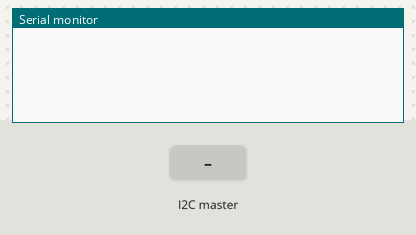
The sketch below on a simulated Arduino Uno, built with avr-gcc and run on an emulated ATmega328P. On the bench: the last lines printed to the serial monitor. The inputs (shaded band) are chosen by the test bench.

Above: at 1.2 s.
1.3 s: the I2C master sends the byte 1
At 2.5 s:
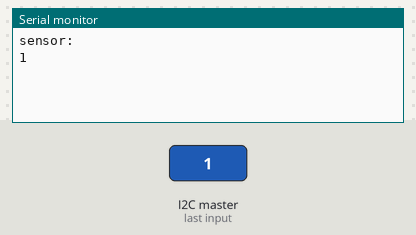
2.8 s: the I2C master sends the byte 0
At 3.6 s:
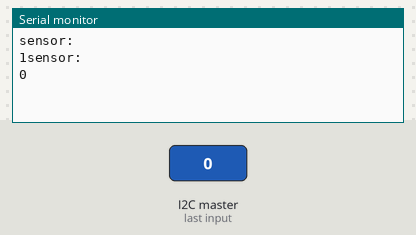

The sketch:

arduino_reader.ino
```cpp
#include <Wire.h>

int irSensorPrev;

void setup() {
  Serial.begin(9600);
  Wire.begin(8);                // join i2c bus with address #8
  irSensorPrev = -1;
}

void loop() {
  Wire.onReceive(receiveEvent); // function that executes whenever data is received from writer
  delay(100);
}

void receiveEvent() {

   int irSensorTriggered = Wire.read();

   if(irSensorTriggered != irSensorPrev){
     Serial.println("sensor: ");
     Serial.print(irSensorTriggered);
     irSensorPrev = irSensorTriggered;
   }
}
```

Measured:
- after the input at 1.3 s, the serial monitor: prints a new line at once (image 1)
- after the input at 2.8 s, the serial monitor: prints a new line at once (image 2)
